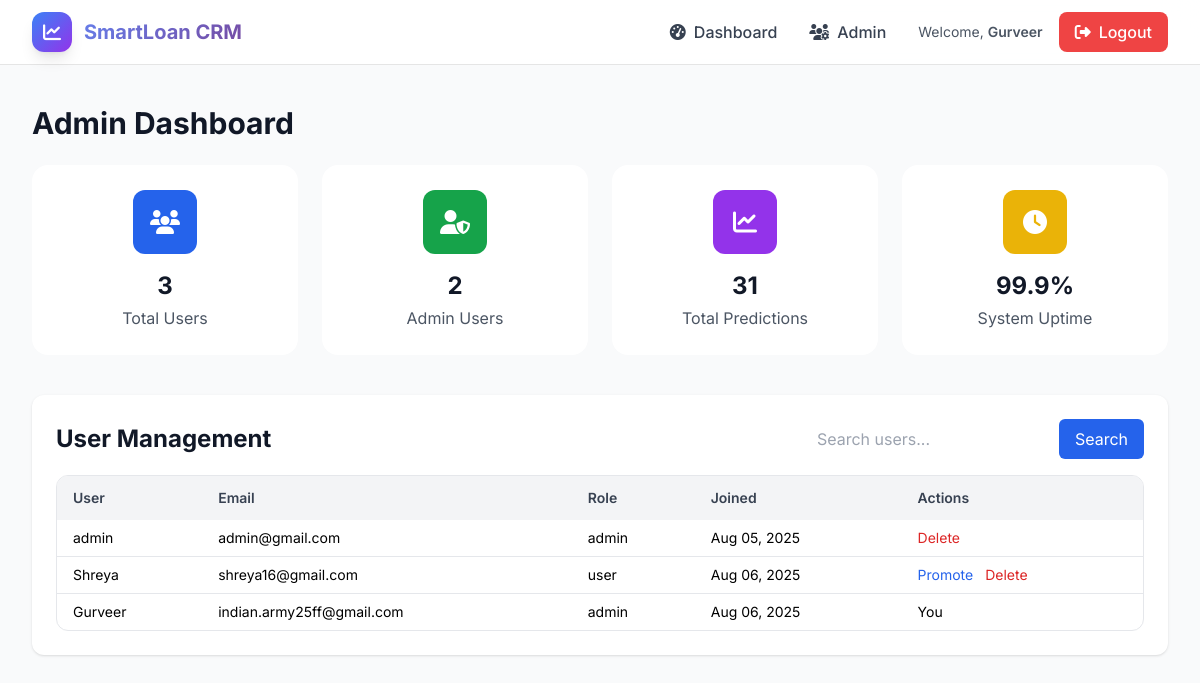
The app's page /admin (signed in) with its own data.
### app/models.py (models this page shows, shortened)
class User(UserMixin, db.Model):
    id = db.Column(db.Integer, primary_key=True)
    username = db.Column(db.String(64), unique=True, nullable=False)
    email = db.Column(db.String(120), unique=True, nullable=False)
    password_hash = db.Column(db.String(256))
    role = db.Column(db.String(20), default='user')
    created_at = db.Column(db.DateTime, default=datetime.utcnow)
    predictions = db.relationship('Prediction', backref='user', lazy=True, cascade="all, delete-orphan")

### app/routes.py (the view)
@bp.route('/admin')
@login_required
def admin_dashboard():
    if current_user.role != 'admin':
        abort(403)
    users = User.query.all()
    return render_template('admin_dashboard.html', users=users)

### app/__init__.py (called while the page is built)
def create_app():
    app = Flask(__name__)
    app.config['SECRET_KEY'] = '4810f5b06aae3d7b426d1537e6366e48'
    app.config['SQLALCHEMY_DATABASE_URI'] = 'sqlite:///site.db'
    db.init_app(app)
    bcrypt.init_app(app)
    login_manager.init_app(app)
    migrate.init_app(app, db)
    from .models import User  # 🔑 Needed for login manager
    from .routes import bp as routes
    app.register_blueprint(routes)
    @login_manager.user_loader
    def load_user(user_id):
        return User.query.get(int(user_id))  # 🔥 This solves the error
    @app.errorhandler(403)
    def forbidden(e):
        return render_template('403.html'), 403
    @app.template_filter('from_json')
    def from_json_filter(s):
        try:
            return json.loads(s)
        except (TypeError, json.JSONDecodeError):
            return {}
    return app

### app/templates/admin_dashboard.html (shortened to what this page needs)
{% extends "base.html" %}
{% block content %}
<div class="min-h-screen bg-gray-50 py-10 px-4 sm:px-6 lg:px-8">
  <div class="max-w-7xl mx-auto">
    <h1 class="text-3xl font-bold text-gray-900 mb-6">Admin Dashboard</h1>
    <div class="grid grid-cols-1 sm:grid-cols-2 lg:grid-cols-4 gap-6 mb-10">
      <div class="stat-card card-modern rounded-2xl p-6 text-center hover-lift">
        <div class="w-16 h-16 bg-blue-600 rounded-xl flex items-center justify-center mx-auto mb-4">
          <i class="fas fa-users text-white text-2xl"></i>
        </div>
        <div class="text-2xl font-bold text-gray-900 mb-1">{{ users|length }}</div>
        <div class="text-gray-600">Total Users</div>
      </div>
      <div class="stat-card card-modern rounded-2xl p-6 text-center hover-lift">
        <div class="w-16 h-16 bg-green-600 rounded-xl flex items-center justify-center mx-auto mb-4">
          <i class="fas fa-user-shield text-white text-2xl"></i>
        </div>
        <div class="text-2xl font-bold text-gray-900 mb-1">
            {{ users|selectattr('role', 'equalto', 'admin')|list|length }}
        </div>
        <div class="text-gray-600">Admin Users</div>
      </div>
      <div class="stat-card card-modern rounded-2xl p-6 text-center hover-lift cursor-pointer" onclick="togglePredictionDetails()">
        <div class="w-16 h-16 bg-purple-600 rounded-xl flex items-center justify-center mx-auto mb-4">
          <i class="fas fa-chart-line text-white text-2xl"></i>
        </div>
        <div class="text-2xl font-bold text-gray-900 mb-1">
          {% set total_predictions = users | map(attribute='predictions') | map('length') | sum %}
          {{ total_predictions if total_predictions else 0 }}
        </div>
        <div class="text-gray-600">Total Predictions</div>
      </div>
      <div class="stat-card card-modern rounded-2xl p-6 text-center hover-lift">
        <div class="w-16 h-16 bg-yellow-500 rounded-xl flex items-center justify-center mx-auto mb-4">
          <i class="fas fa-clock text-white text-2xl"></i>
        </div>
        <div class="text-2xl font-bold text-gray-900 mb-1">99.9%</div>
        <div class="text-gray-600">System Uptime</div>
      </div>
    </div>
    <div class="bg-white shadow rounded-xl p-6 mb-10">
      <div class="flex items-center justify-between mb-4">
        <h2 class="text-2xl font-bold text-gray-900">User Management</h2>
        <form method="GET" action="{{ url_for('routes.admin_dashboard') }}" class="flex space-x-2">
          <input type="text" name="search" placeholder="Search users..." class="input-modern" />
          <button type="submit" class="btn-modern bg-blue-600 text-white rounded-md px-4 py-2">Search</button>
        </form>
      </div>
      <div class="overflow-auto rounded-xl border border-gray-200">
        <table class="min-w-full text-sm">
          <thead class="bg-gray-100">
            <tr>
              <th class="px-4 py-3 text-left font-semibold text-gray-700">User</th>
              <th class="px-4 py-3 text-left font-semibold text-gray-700">Email</th>
              <th class="px-4 py-3 text-left font-semibold text-gray-700">Role</th>
              <th class="px-4 py-3 text-left font-semibold text-gray-700">Joined</th>
              <th class="px-4 py-3 text-left font-semibold text-gray-700">Actions</th>
            </tr>
          </thead>
          <tbody class="divide-y">
            {% for user in users %}
            <tr>
              <td class="px-4 py-2">{{ user.username }}</td>
              <td class="px-4 py-2">{{ user.email }}</td>
              <td class="px-4 py-2">{{ user.role }}</td>
              <td class="px-4 py-2">{{ user.created_at.strftime('%b %d, %Y') }}</td>
              <td class="px-4 py-2">
                {% if current_user.id == user.id %}
                  You
                {% else %}
                  {% if user.role != 'admin' %}
                    <a href="{{ url_for('routes.promote_user', user_id=user.id) }}"
                      class="text-blue-600 hover:underline mr-2"
                      onclick="return confirm('Are you sure you want to promote this user as admin? This change is permanent.');">
                      Promote
                    </a>
                  {% endif %}
                  <a href="{{ url_for('routes.delete_user', user_id=user.id) }}"
                    class="text-red-600 hover:underline"
                    onclick="return confirm('{{ 'This user has prediction history. Are you sure you want to delete all their data?' if user.predictions|length > 0 else 'Are you sure you want to delete this user?' }}');">
                    Delete
                  </a>
                {% endif %}
              </td>
            </tr>
            {% endfor %}
          </tbody>
        </table>
      </div>
    </div>
  </div>
</div>
{% endblock %}

### app/templates/base.html (shortened to what this page needs)
<!DOCTYPE html>
<html lang="en" class="scroll-smooth">
<head>
    <script src="https://cdn.tailwindcss.com"></script>
    <link href="https://cdnjs.cloudflare.com/ajax/libs/font-awesome/6.4.0/css/all.min.css" rel="stylesheet">
    <link href="{{ url_for('static', filename='css/animations.css') }}" rel="stylesheet">
</head>
<body class="bg-gradient-to-br from-blue-50 via-indigo-50 to-purple-50 min-h-screen">
    <nav class="navbar-glass sticky top-0 z-50 animate-fade-in">
        <div class="max-w-7xl mx-auto px-4 sm:px-6 lg:px-8">
            <div class="flex justify-between items-center h-16">
                <div class="flex items-center">
                    <a href="{{ url_for('routes.home') }}" class="flex items-center space-x-3 hover:scale-105 transition-transform duration-300">
                        <div class="w-10 h-10 bg-gradient-to-br from-blue-500 to-purple-600 rounded-xl flex items-center justify-center text-white font-bold text-lg shadow-lg">
                            <i class="fas fa-chart-line"></i>
                        </div>
                        <span class="text-xl font-bold gradient-text">SmartLoan CRM</span>
                    </a>
                </div>
                <div class="hidden md:flex items-center space-x-8">
                    {% if current_user.is_authenticated %}
                        <a href="{{ url_for('routes.user_dashboard') }}" class="nav-link text-gray-700 hover:text-blue-600 font-medium transition-colors duration-300">
                            <i class="fas fa-tachometer-alt mr-2"></i>Dashboard
                        </a>
                        {% if current_user.role == 'admin' %}
                            <a href="{{ url_for('routes.admin_dashboard') }}" class="nav-link text-gray-700 hover:text-purple-600 font-medium transition-colors duration-300">
                                <i class="fas fa-users-cog mr-2"></i>Admin
                            </a>
                        {% endif %}
                        <div class="flex items-center space-x-4">
                            <span class="text-sm text-gray-600">Welcome, <span class="font-semibold">{{ current_user.username }}</span></span>
                            <a href="{{ url_for('routes.logout') }}" class="bg-red-500 hover:bg-red-600 text-white px-4 py-2 rounded-lg font-medium transition-all duration-300 hover:scale-105">
                                <i class="fas fa-sign-out-alt mr-2"></i>Logout
                            </a>
                        </div>
                    {% endif %}
                </div>
            </div>
        </div>
    </nav>
    <main class="page-transition">
        {% block content %}{% endblock %}
    </main>
</body>
</html>

### app/static/css/animations.css (style rules this page uses)
.animate-fade-in { animation: fadeIn 0.6s ease-out forwards; }
.hover-lift { transition: all 0.3s cubic-bezier(0.4, 0, 0.2, 1); }
.page-transition { animation: fadeIn 0.5s ease-out; }
.card-modern { background: rgba(255, 255, 255, 0.95); backdrop-filter: blur(10px); border: 1px solid rgba(255, 255, 255, 0.2); transition: all 0.3s ease; }

### app/templates/base.html (style rules this page uses)
body { font-family: 'Inter', sans-serif; }
.navbar-glass { background: rgba(255, 255, 255, 0.95); backdrop-filter: blur(20px); border-bottom: 1px solid rgba(0, 0, 0, 0.1); }
.gradient-text { background: linear-gradient(135deg, #667eea 0%, #764ba2 100%); -webkit-background-clip: text; -webkit-text-fill-color: transparent; background-clip: text; }

### records on screen
User: username "Gurveer", email "indian.army25ff@gmail.com", role "admin", created_at "Aug 06, 2025", shows "You"
User: username "admin", email "admin@gmail.com", role "admin", created_at "Aug 05, 2025"
User: username "Shreya", email "shreya16@gmail.com", role "user", created_at "Aug 06, 2025"

### other values on screen
{{ users|length }} "3"
{{ users|selectattr('role', 'equalto', 'admin')|list|length }} "2"
{{ total_predictions if total_predictions else 0 }} "31"
